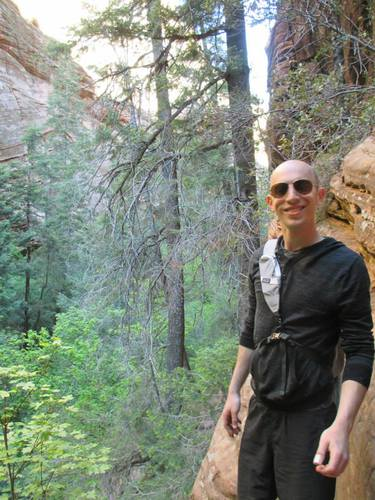
#> input picture CV_use_cases/images/adrian_zion.jpg, 375 x 500 px, given in place of the camera
$ python face_detection_video.py --face haarcascade_frontalface_default.xml
#> lines starting #> are read from the running program, lines starting #| are printed output that depends on the picture
# import the necessary package
import argparse
import cv2
import imutils

# contruct the argument parser, and parse the arguments
ap = argparse.ArgumentParser()
ap.add_argument('-f', '--face', required=True,
                help='Path to the haar cascade')
ap.add_argument('-v', '--video', help='Path to the video file or webcam')
args = vars(ap.parse_args())

# load the face detector
detector = cv2.CascadeClassifier(args['face'])

# handle if it is video file of webcam stream
if not args.get('video', False):
    camera = cv2.VideoCapture(0)
else:
    camera = cv2.VideoCapture(args['video'])

# looping over
while True:
    # get current frame and check if it is reached to the end
    (grabbed, frame) = camera.read()
#> frame is the input picture: shape (500, 375, 3); mean B, G, R 121.5, 135, 127.1

    if args.get('Video') and not grabbed:
        break

    frame = imutils.resize(frame, width=400)
#> frame: shape (533, 400, 3)
    gray = cv2.cvtColor(frame, cv2.COLOR_BGR2GRAY)
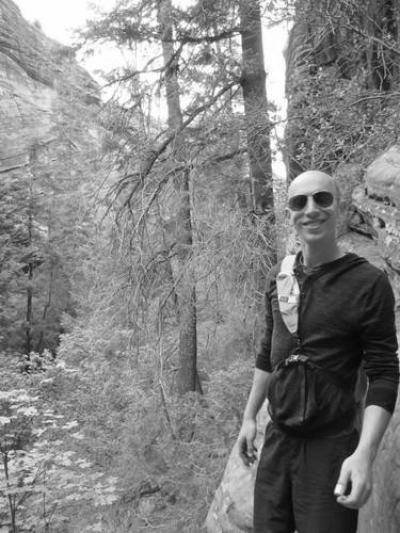
#> gray: shape (533, 400); min 5, max 255, mean 131

    faceRects = detector.detectMultiScale(gray, scaleFactor=1.05,
            minNeighbors=5, minSize=(30, 30), flags=cv2.CASCADE_SCALE_IMAGE)
#> faceRects = [[277, 175, 68, 68], [180, 200, 103, 103]]

    for (x, y, w, h) in faceRects:
        cv2.rectangle(frame, (x,y), (x+w, y+h), (0, 255, 0), 2)
#> this loop made 2 passes
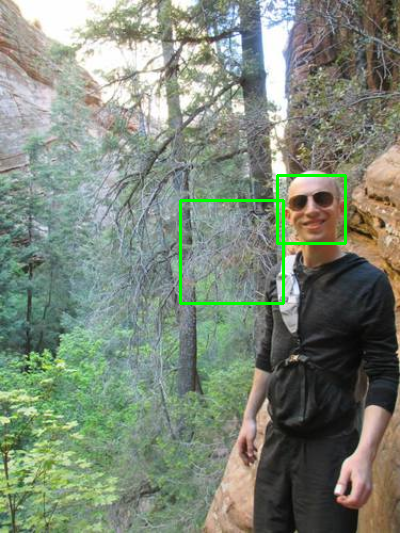
#> frame: shape (533, 400, 3); mean B, G, R 120.1, 135.9, 125.6

    # show the frame to our screeen
    cv2.imshow('Frame', frame)
    key = cv2.waitKey(1) & 0xFF
#> (key q is pressed here)

    # if the 'q' key is pressed, stop the loop
    if key == ord('q'):
        break

# cleanup the camera and close any open windows
camera.release()
cv2.destroyAllWindows()

$ run again, on CV_use_cases/images/adrian.png
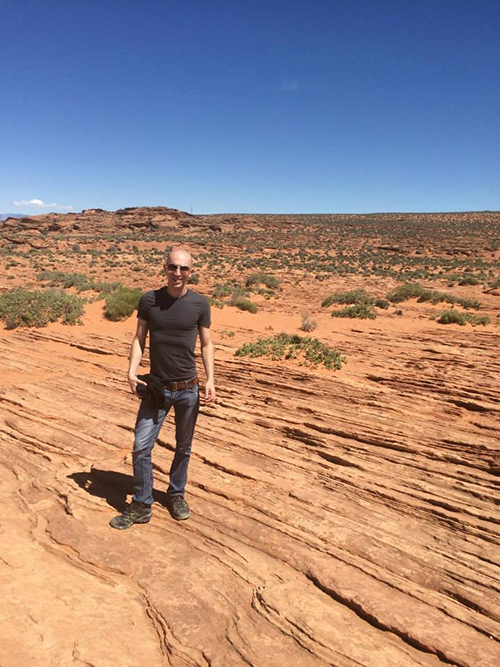
#> input picture CV_use_cases/images/adrian.png, 500 x 667 px, given in place of the camera
#> frame is the input picture: shape (667, 500, 3); mean B, G, R 128.5, 135.5, 159.5
#> `gray = cv2.cvtColor(frame, cv2.COLOR_BGR2GRAY)`:
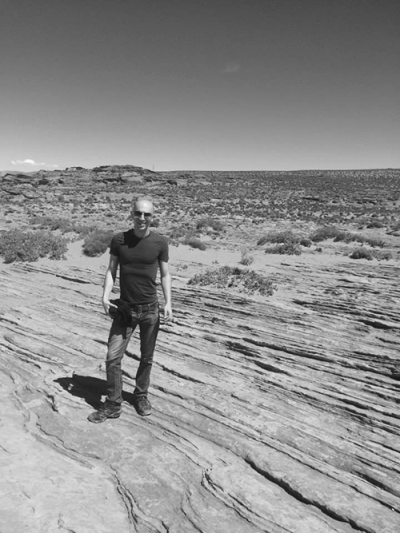
#> gray: shape (533, 400); min 18, max 251, mean 141.9
#> faceRects = [[68, 456, 55, 55]]
#> the loop `for (x, y, w, h) in faceRects:` made 1 pass
#> after the loop `for (x, y, w, h) in faceRects:`:
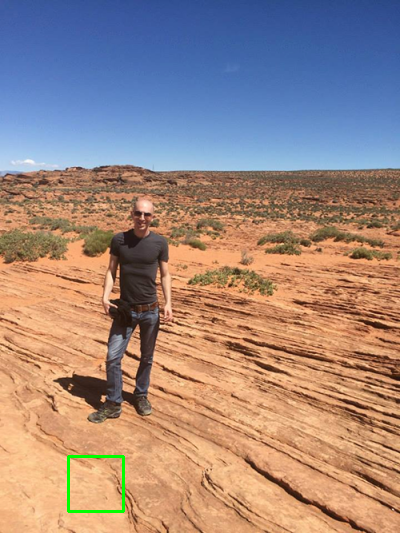
#> frame: shape (533, 400, 3); mean B, G, R 128.2, 135.7, 158.8

$ run again, on CV_use_cases/images/messi.png
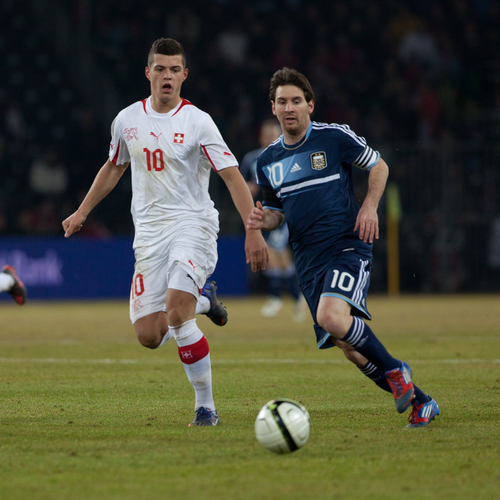
#> input picture CV_use_cases/images/messi.png, 500 x 500 px, given in place of the camera
#> frame is the input picture: shape (500, 500, 3); mean B, G, R 58.7, 75.7, 74.3
#> `gray = cv2.cvtColor(frame, cv2.COLOR_BGR2GRAY)`:
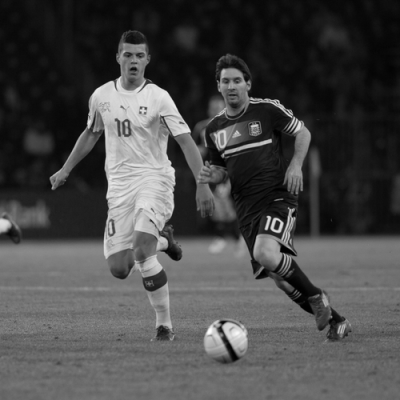
#> gray: shape (400, 400); min 0, max 255, mean 73.3
#> faceRects = [[115, 41, 37, 37], [213, 67, 36, 36]]
#> the loop `for (x, y, w, h) in faceRects:` made 2 passes
#> after the loop `for (x, y, w, h) in faceRects:`:
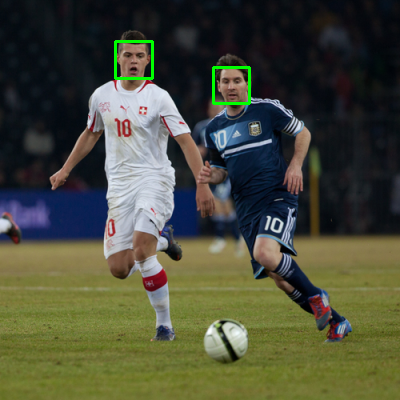
#> frame: shape (400, 400, 3); mean B, G, R 58.4, 76.8, 74
